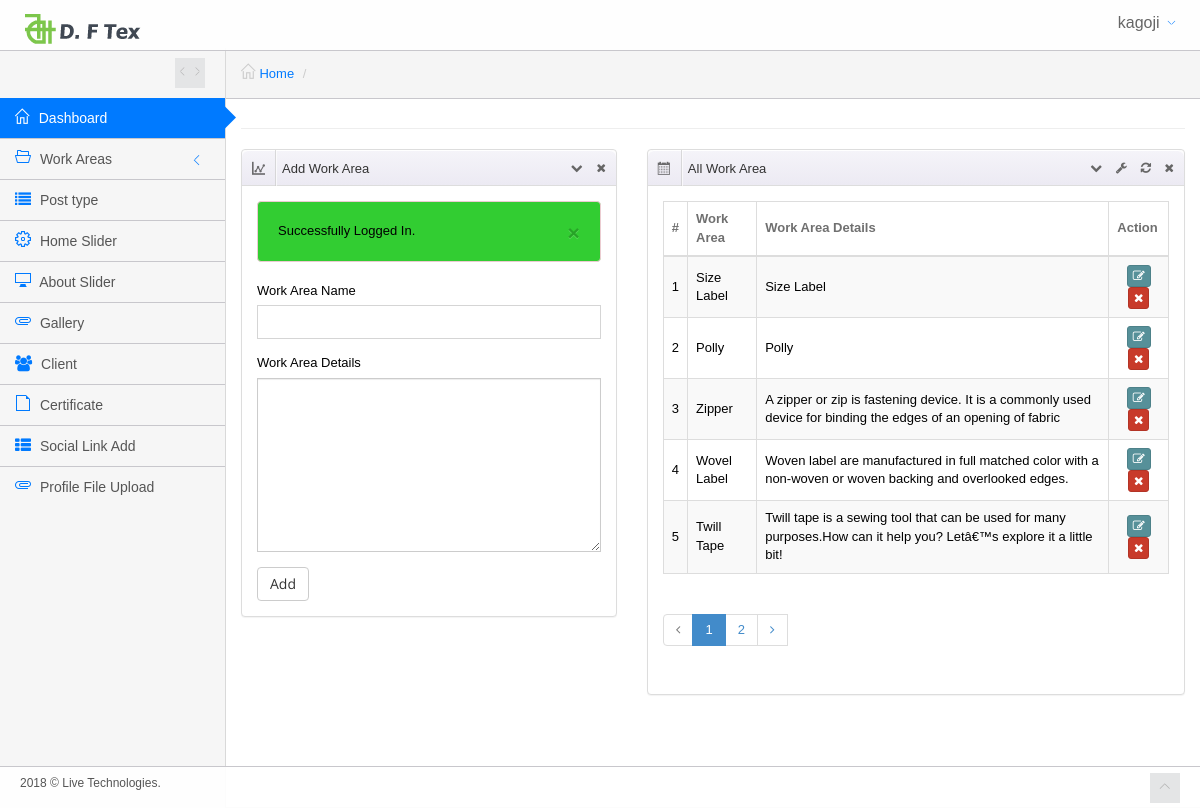
/dftex/siteadmin/products.php (signed in), run on the app's committed database.
### tables this page shows
CREATE TABLE IF NOT EXISTS `web_tbl_products` (
  `product_id` int(11) NOT NULL,
  `product_name` varchar(512) NOT NULL,
  `product_name_slug` varchar(512) DEFAULT NULL,
  `product_details` varchar(512) DEFAULT NULL,
  `created_by` varchar(512) DEFAULT NULL,
  `created_at` timestamp NOT NULL DEFAULT CURRENT_TIMESTAMP ON UPDATE CURRENT_TIMESTAMP
);

### dftex/siteadmin/products.php (the view, shortened to what this page needs)
<?php include('template/header.php'); ?>
<div class="main-content">
	<div class="container">
		<div class="row">
			<div class="col-sm-12">
					<?php include('template/bradecrumb.php'); ?>
			</div>
		</div>
		<div class="row">
			<div class="col-md-5">
				<div class="panel panel-default">
					<div class="panel-heading">
						<i class="clip-stats"></i>
						Add Work Area
						<div class="panel-tools">
							<a class="btn btn-xs btn-link panel-collapse collapses" href="#">
							</a>
							<a class="btn btn-xs btn-link panel-close" href="#">
								<i class="fa fa-times"></i>
							</a>
						</div>
					</div>
					<div class="panel-body">
						<?php
						if(isset($_SESSION['alert_message'])){
							$show_message=$_SESSION['alert_message'];
							echo "<div class='alert alert-danger'>";
							echo "<a href='#' class='close' data-dismiss='alert' aria-label='close'>&times;</a>";
						    echo $show_message;
							echo "</div>";
						}
						?>
						<form action="" method="POST" >
							<div class="form-group">
								<label>Work Area Name</label>
								<input type="text"  class="form-control" name="product_name" required>
							</div>
							<div class="form-group">
								<label>Work Area Details</label>
								<textarea cols="10" rows="8" class="form-control" name="product_details" required></textarea>
							</div>
							<input class="btn btn-default" type="submit" value="Add" name="product_add">
						</form>
					</div>
				</div>
			</div>
			<div class="col-md-7">
				<div class="row">
					<div class="col-sm-12">
						<div class="panel panel-default">
							<div class="panel-heading">
								<i class="clip-pie"></i>
								All Work Area
								<div class="panel-tools">
									<a class="btn btn-xs btn-link panel-collapse collapses" href="#">
									</a>
									<a class="btn btn-xs btn-link panel-config" href="#panel-config" data-toggle="modal">
										<i class="fa fa-wrench"></i>
									</a>
									<a class="btn btn-xs btn-link panel-refresh" href="#">
										<i class="fa fa-refresh"></i>
									</a>
									<a class="btn btn-xs btn-link panel-close" href="#">
										<i class="fa fa-times"></i>
									</a>
								</div>
							</div>
							<div class="panel-body">
								<table class="table table-striped table-bordered table-hover">
									<thead>
										<tr>
											<th>#</th>
											<th>Work Area</th>
											<th>Work Area Details</th>
											<th>Action</th>
										</tr>
									</thead>
									<tbody>
										<?php
	                                    $num_rec_per_page=5;
	                                    if (isset($_GET["page"])) { $page  = $_GET["page"]; } else { $page=1; };
	                                    $start_from = ($page-1)*$num_rec_per_page;
	                                    $all_product_list = all_product_pagination_list($start_from,$num_rec_per_page);
	                                    $all_product= $all_product_list['all_product'];
	                                    $total_records = $all_product_list['total_records'];
										if(isset($all_product) && count($all_product) > 0){
											foreach ($all_product as $key => $product) {
												echo "<tr>";
												echo '<td>'.($key+1).'</td>';
												echo '<td>'.$product["product_name"].'</td>';
												echo '<td>'.$product["product_details"].'</td>';
												echo '<td class="center">';
												echo '<a href="edit-product.php?action=edit&pro='.$product["product_id"].'" class="btn btn-xs btn-teal tooltips" data-placement="top" data-original-title="Edit"><i class="fa fa-edit"></i></a>';
												echo '<a onclick="ProductconfirmDelete('.$product['product_id'].')"  class="btn btn-xs btn-bricky tooltips" data-placement="top" data-original-title="Remove"><i class="fa fa-times fa fa-white"></i></a>';
												echo '</td>';
												echo '</tr>';
											}
										}else{
											echo "<tr>";
											echo '<td colspan="4"> No data available</td>';
											echo '</tr>';
										}
										?>
									</tbody>
								</table>
								<?php
									$paginatoion = paginationGenerator($num_rec_per_page,$total_records);
									if(!empty($paginatoion))
								 		echo $paginatoion;
								 ?>
							</div>
						</div>
					</div>
				</div>
			</div>
		</div>
	</div>
</div>
<?php include('template/footer.php'); ?>

### dftex/siteadmin/assets/css/custom.css (style rules this page uses)
.alert { padding: 20px; background-color: #32CD32; color: black; }

### dftex/siteadmin/assets/css/main-responsive.css (style rules this page uses)
@media (min-width: 768px) { .main-content { margin-left: 225px; } }
@media (min-width: 768px) { .main-content > .container { min-height: 760px; } }

### dftex/siteadmin/assets/css/theme_light.css (style rules this page uses)
body, .main-container, .footer, .main-navigation, ul.main-navigation-menu > li > ul.sub-menu, .navigation-small ul.main-navigation-menu > li > ul.sub-menu { background-color: #F6F6F6 !important; }
.main-content .container { border-left: 1px solid #D9D9D9; border-bottom: 1px solid #D9D9D9; }

### dftex/siteadmin/assets/css/print.css (style rules this page uses)
.main-content .container { min-height: auto !important; border: none !important; }

### data on the page
web_tbl_products: product_name "Size Label", product_details "Size Label"
web_tbl_products: product_name "Polly", product_details "Polly"
web_tbl_products: product_name "Zipper", product_details "A zipper or zip is fastening device. It is a commonly used device for binding the edges of an opening of fabric"
web_tbl_products: product_name "Wovel Label", product_details "Woven label are manufactured in full matched color with a non-woven or woven backing and overlooked edges."
web_tbl_products: product_name "Twill Tape", product_details "Twill tape is a sewing tool that can be used for many purposes.How can it help you? Letâ€™s explore it a little bit!"

### other printed values
get_username() "kagoji"
$show_message "Successfully Logged In."
